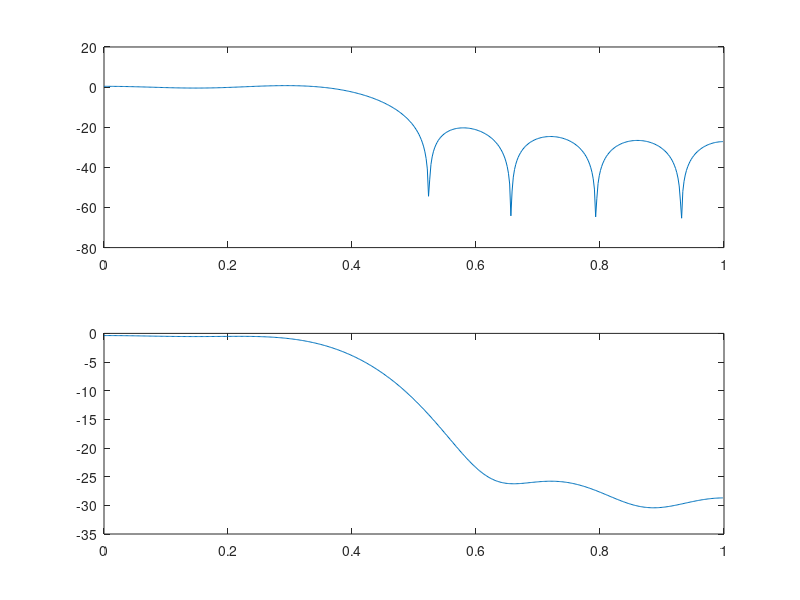

Write the MATLAB code that produced this figure.
clc
clear all
close all
fp=1500;
fw=500;
sb=21;
fs=8000;
%rectangular window low pass
fc=(fp+fw/2)/fs;
wc=2*pi*fc;
N=ceil(0.9*fs/fw);
if (mod(N,2)==0)
    N=N+1;
end
h0=2*fc;
for n=1:(N-1)/2
    h1(n)=2*fc*sin(n*wc)/(n*wc)
end
h2=fliplr(h1)
h=[h2 h0 h1]
w=zeros(1,N)
for n=1:N
    w(n)=1;
end
hd=h.*w;
[H W]=freqz(hd);
subplot(2,1,1)
plot(W/pi,20*log10(H))
%triangular window low pass
w=zeros(1,N)
for n=1:N
    if(n>=1 && n<=(N-1)/2)
        w(n)=2*(n/(N+1));
    else
        w(n)=2-2*(n/(N+1));
    end
end
hd=h.*w;
[H W]=freqz(hd);
subplot(2,1,2)
plot(W/pi,20*log10(H))